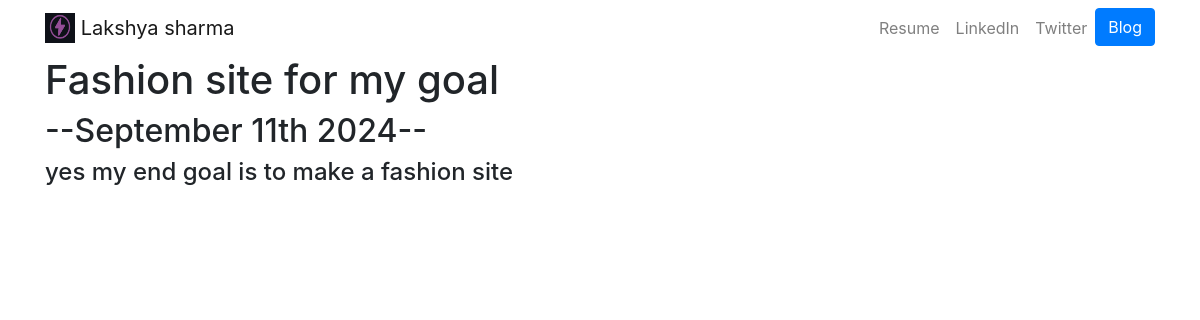
Page /blog/2/ on the earlier database version.
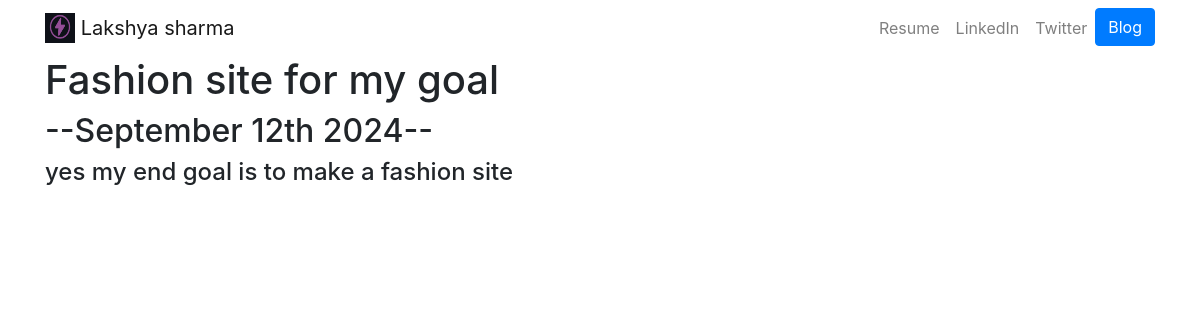
Same page on the later database version.
### blog/models.py (models this page shows, shortened)
class Blogs(models.Model):
		title = models.CharField(max_length=200)
		discription = models.TextField(max_length=1000)
		date = models.DateField()

### blog/views.py (the view)
# urls.py: path('<int:blog_id>/', views.detail, name= 'detail'),
def detail(request ,blog_id):
	blog = get_object_or_404(Blogs,pk = blog_id)
	return render(request,'blog/detail.html',{'blog':blog})

### blog/templates/blog/detail.html
{% extends 'port/core.html' %}
{% block content %}
<h1>{{ blog.title }}</h1>
<h2>--{{ blog.date|date:"F jS Y" }}--</h2>
<h4>{{ blog.discription }}</h4>
{% endblock %}

Differences in the rows shown:
changed Blogs "Fashion site for my goal": date "September 11th 2024" → "September 12th 2024"
